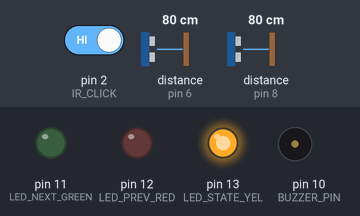
Simulated run of this sketch. Board: Arduino Uno, built with avr-gcc and run on an emulated ATmega328P. Shown: output pins drawn as LEDs (lit = HIGH), buzzer (waves = sounding). Wiring (inferred from the names in the program): 2 × ultrasonic range finder: trigger pin 7, echo pin 6 / trigger pin 9, echo pin 8. Dashed ring = blinking. The test bench sets the inputs (shaded band); at power-on: distance to the obstacle (sensors on pin 8, pin 6) 80 cm, pin 2 (IR_CLICK) HIGH. The echo pulse lasts 58.3 µs per cm; pins used as bus, display or sensor lines are not drawn; what the sketch prints to the serial monitor is not drawn.

Above: at 1.5 s.
1.6 s: distance to the obstacle (sensor on pin 8) set to 35 cm
3.1 s: distance to the obstacle (sensor on pin 8) set to 28 cm
At 3.33 s:
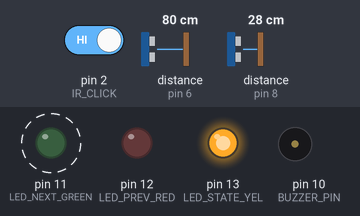
6.1 s: pin 2 (IR_CLICK) driven LOW
At 7.5 s:
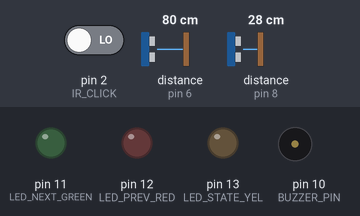
7.8 s: pin 2 (IR_CLICK) driven HIGH
At 10.7 s:
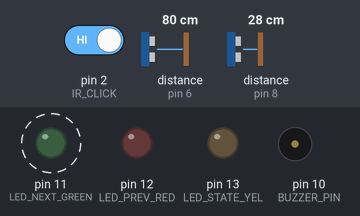
10.8 s: distance to the obstacle (sensor on pin 8) set to 19 cm
At 12.4 s:
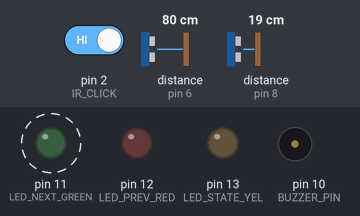
13.8 s: distance to the obstacle (sensor on pin 8) set to 17 cm
At 14.3 s:
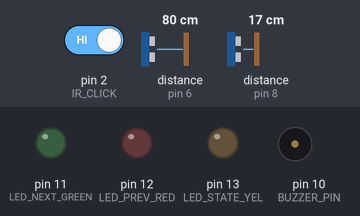
Timing chart, 0 to 16.3 s (numbered marks = the images above; inputs shaded):
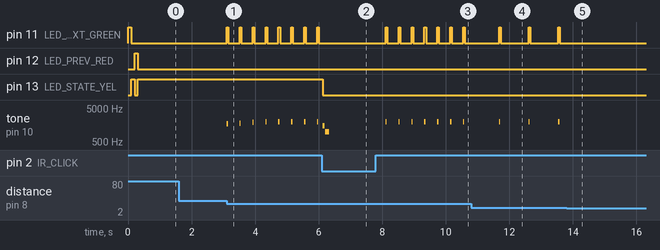

The sketch:

09-air-gesture-desk-assistant.ino
```cpp
#include <Arduino.h>

/*
 * =====================================================================================
 * PROJECT 09: Touchless "Air Gesture" Smart Desk Assistant & Media Controller
 * Hardware: Arduino Uno + 2x Ultrasonic (HC-SR04) + 1x IR Sensor + 1x Buzzer + 3x LEDs
 * =====================================================================================
 *
 * ZERO RE-WIRING (Same circuit as Projects 01 to 08!):
 * - Ultrasonic 1 (Left Gesture Zone)       : TRIG = Pin 9, ECHO = Pin 8
 * - Ultrasonic 2 (Right Gesture Zone)      : TRIG = Pin 7, ECHO = Pin 6
 * - IR Sensor    (Air Click / Play-Pause)  : OUT  = Pin 2
 * - Piezo Buzzer (Audio Feedback Tones)    : (+)  = Pin 10
 * - Green LED    (Next Track / Volume UP)  : (+)  = Pin 11
 * - Red LED      (Prev Track / Volume DOWN): (+)  = Pin 12
 * - Yellow LED   (Gesture Strobe / Mute)   : (+)  = Pin 13
 *
 * 🖐️ GESTURES SUPPORTED:
 * 1. SWIPE RIGHT (Left -> Right) : "NEXT TRACK >>"   (Green sweeps + rising chirp)
 * 2. SWIPE LEFT  (Right -> Left) : "<< PREV TRACK"   (Red sweeps + falling chirp)
 * 3. HOVER HIGH  (18cm - 30cm)   : "VOLUME UP +"     (Ascending beeps + Green LED)
 * 4. HOVER LOW   ( 5cm - 14cm)   : "VOLUME DOWN -"   (Descending beeps + Red LED)
 * 5. AIR CLICK   (IR Sensor)     : "PLAY / PAUSE"    (Yellow toggles + click sound)
 * =====================================================================================
 */

// --- PIN DEFINITIONS ---
const int TRIG_LEFT  = 9;
const int ECHO_LEFT  = 8;
const int TRIG_RIGHT = 7;
const int ECHO_RIGHT = 6;
const int IR_CLICK   = 2;
const int BUZZER_PIN = 10;

const int LED_NEXT_GREEN = 11; // Next / Vol Up
const int LED_PREV_RED   = 12; // Prev / Vol Down
const int LED_STATE_YEL  = 13; // Play/Pause State

// Gesture threshold range (cm)
const int GESTURE_MIN_CM = 4;
const int GESTURE_MAX_CM = 25;

// Media Player Virtual State
bool isPlaying = true;
int volumeLevel = 6; // Range: 0 to 10
unsigned long lastSwipeTime = 0;
unsigned long lastHoverTime = 0;

long getDistance(int trigPin, int echoPin);
void handleSwipeRight();
void handleSwipeLeft();
void handleVolumeAdjust(long dist);
void togglePlayPause();
void printVolumeBar();

void setup() {
  Serial.begin(115200);
  Serial.println(F("\n=================================================="));
  Serial.println(F(" Project 09: Touchless Air-Gesture Controller    "));
  Serial.println(F("=================================================="));

  pinMode(TRIG_LEFT, OUTPUT);
  pinMode(ECHO_LEFT, INPUT);
  pinMode(TRIG_RIGHT, OUTPUT);
  pinMode(ECHO_RIGHT, INPUT);
  pinMode(IR_CLICK, INPUT_PULLUP);

  pinMode(BUZZER_PIN, OUTPUT);
  pinMode(LED_NEXT_GREEN, OUTPUT);
  pinMode(LED_PREV_RED, OUTPUT);
  pinMode(LED_STATE_YEL, OUTPUT);

  // Power-on swipe test
  digitalWrite(LED_NEXT_GREEN, HIGH); delay(100); digitalWrite(LED_NEXT_GREEN, LOW);
  digitalWrite(LED_STATE_YEL, HIGH);   delay(100); digitalWrite(LED_STATE_YEL, LOW);
  digitalWrite(LED_PREV_RED, HIGH);   delay(100); digitalWrite(LED_PREV_RED, LOW);
  digitalWrite(LED_STATE_YEL, HIGH); // Default: Playing (Yellow ON)

  Serial.println(F("[Ready] Gesture Sensors Armed!"));
  Serial.println(F("-> Swipe Left-to-Right: NEXT TRACK >>"));
  Serial.println(F("-> Swipe Right-to-Left: << PREVIOUS TRACK"));
  Serial.println(F("-> Hover High/Low     : VOLUME UP / DOWN"));
  Serial.println(F("-> Wave IR Sensor     : PLAY / PAUSE\n"));
}

void loop() {
  // 1. Center Air-Click: Play/Pause Toggle via IR Sensor
  if (digitalRead(IR_CLICK) == LOW) {
    togglePlayPause();
    while (digitalRead(IR_CLICK) == LOW);
    delay(300);
    return;
  }

  // 2. Read distances
  long distLeft  = getDistance(TRIG_LEFT, ECHO_LEFT);
  long distRight = getDistance(TRIG_RIGHT, ECHO_RIGHT);

  unsigned long now = millis();

  // 3. Swipe Detection (Cooldown of 600ms between swipes)
  if (now - lastSwipeTime > 600) {
    // Check for Swipe Right (Left sensor triggered first)
    if (distLeft >= GESTURE_MIN_CM && distLeft <= GESTURE_MAX_CM) {
      unsigned long swipeStart = millis();
      while (millis() - swipeStart < 400) { // 400ms window to reach right sensor
        long dR = getDistance(TRIG_RIGHT, ECHO_RIGHT);
        if (dR >= GESTURE_MIN_CM && dR <= GESTURE_MAX_CM) {
          handleSwipeRight();
          lastSwipeTime = millis();
          return;
        }
        delay(10);
      }
    }

    // Check for Swipe Left (Right sensor triggered first)
    if (distRight >= GESTURE_MIN_CM && distRight <= GESTURE_MAX_CM) {
      unsigned long swipeStart = millis();
      while (millis() - swipeStart < 400) {
        long dL = getDistance(TRIG_LEFT, ECHO_LEFT);
        if (dL >= GESTURE_MIN_CM && dL <= GESTURE_MAX_CM) {
          handleSwipeLeft();
          lastSwipeTime = millis();
          return;
        }
        delay(10);
      }
    }
  }

  // 4. Hover Height Volume Control (If hand holds steady over Left Sensor)
  if (now - lastSwipeTime > 700 && now - lastHoverTime > 350) {
    if (distLeft >= 5 && distLeft <= 30) {
      handleVolumeAdjust(distLeft);
      lastHoverTime = millis();
    }
  }

  delay(25);
}

// =====================================================================================
// GESTURE HANDLERS
// =====================================================================================

void handleSwipeRight() {
  Serial.println(F("\n👉 [GESTURE: SWIPE RIGHT] ⏭️ NEXT TRACK >>"));
  digitalWrite(LED_NEXT_GREEN, HIGH);
  tone(BUZZER_PIN, 800, 50); delay(60);
  tone(BUZZER_PIN, 1200, 50); delay(60);
  tone(BUZZER_PIN, 1600, 80); delay(100);
  digitalWrite(LED_NEXT_GREEN, LOW);
}

void handleSwipeLeft() {
  Serial.println(F("\n👈 [GESTURE: SWIPE LEFT] ⏮️ << PREVIOUS TRACK"));
  digitalWrite(LED_PREV_RED, HIGH);
  tone(BUZZER_PIN, 1600, 50); delay(60);
  tone(BUZZER_PIN, 1200, 50); delay(60);
  tone(BUZZER_PIN, 800, 80); delay(100);
  digitalWrite(LED_PREV_RED, LOW);
}

void handleVolumeAdjust(long dist) {
  if (dist > 16 && dist <= 30) {
    // Hover High: Volume UP
    if (volumeLevel < 10) volumeLevel++;
    Serial.print(F("🔊 [HOVER HIGH: VOL +] "));
    printVolumeBar();
    digitalWrite(LED_NEXT_GREEN, HIGH);
    tone(BUZZER_PIN, 1000 + (volumeLevel * 100), 40);
    delay(50);
    digitalWrite(LED_NEXT_GREEN, LOW);
  }
  else if (dist >= 5 && dist <= 14) {
    // Hover Low: Volume DOWN
    if (volumeLevel > 0) volumeLevel--;
    Serial.print(F("🔉 [HOVER LOW: VOL -]  "));
    printVolumeBar();
    digitalWrite(LED_PREV_RED, HIGH);
    tone(BUZZER_PIN, 1000 + (volumeLevel * 100), 40);
    delay(50);
    digitalWrite(LED_PREV_RED, LOW);
  }
}

void togglePlayPause() {
  isPlaying = !isPlaying;
  digitalWrite(LED_STATE_YEL, isPlaying ? HIGH : LOW);
  Serial.println(F("\n=================================================="));
  if (isPlaying) {
    Serial.println(F("▶️ [AIR CLICK] MEDIA PLAYING (Resume)"));
    tone(BUZZER_PIN, 1200, 70); delay(80);
    tone(BUZZER_PIN, 1500, 120);
  } else {
    Serial.println(F("⏸️ [AIR CLICK] MEDIA PAUSED"));
    tone(BUZZER_PIN, 1500, 70); delay(80);
    tone(BUZZER_PIN, 1000, 120);
  }
  Serial.println(F("==================================================\n"));
}

void printVolumeBar() {
  Serial.print(F("Volume: ["));
  for (int i = 0; i < 10; i++) {
    if (i < volumeLevel) Serial.print(F("█"));
    else                 Serial.print(F("-"));
  }
  Serial.print(F("] "));
  Serial.print(volumeLevel * 10);
  Serial.println(F("%"));
}

long getDistance(int trigPin, int echoPin) {
  digitalWrite(trigPin, LOW);
  delayMicroseconds(2);
  digitalWrite(trigPin, HIGH);
  delayMicroseconds(10);
  digitalWrite(trigPin, LOW);

  long duration = pulseIn(echoPin, HIGH, 15000); // 15ms timeout
  if (duration == 0) return 999;
  return duration * 0.0343 / 2;
}
```

Measured:
- the behaviour switches between 32 and 31 cm on distance to the obstacle (sensor on pin 8) (found by bisection; images 0 and 1)
- the behaviour switches between 18 and 17 cm on distance to the obstacle (sensor on pin 8) (found by bisection; images 4 and 5)
- after the input at 1.6 s, every drawn part: stays the same
- after the input at 3.1 s, pin 11 (LED_NEXT_GREEN): alternates HIGH for 0.05 s and LOW for 0.36 s, starting at once; tone on pin 10 (BUZZER_PIN): plays 1700 Hz for 0.04 s, 1800 Hz for 0.04 s, 1900 Hz for 0.04 s, 2000 Hz for 0.04 s, 2000 Hz for 0.04 s, 2000 Hz for 0.04 s … (8 notes in this stretch), starting at once
- after the input at 6.1 s, pin 11 (LED_NEXT_GREEN): stops changing and stays LOW; pin 13 (LED_STATE_YEL): HIGH → LOW at once
- after the input at 7.8 s, pin 11 (LED_NEXT_GREEN): alternates HIGH for 0.05 s and LOW for 0.36 s, starting after 0.31 s; tone on pin 10 (BUZZER_PIN): alternates 2000 Hz for 0.04 s and silent for 0.37 s, starting after 0.31 s
- after the input at 10.8 s, pin 11 (LED_NEXT_GREEN): alternates HIGH for 0.05 s and LOW for 0.88 s, starting after 0.88 s; tone on pin 10 (BUZZER_PIN): alternates 2000 Hz for 0.04 s and silent for 0.89 s, starting after 0.88 s
- after the input at 13.8 s, pin 11 (LED_NEXT_GREEN): stops changing and stays LOW; tone on pin 10 (BUZZER_PIN): stops changing and stays silent
